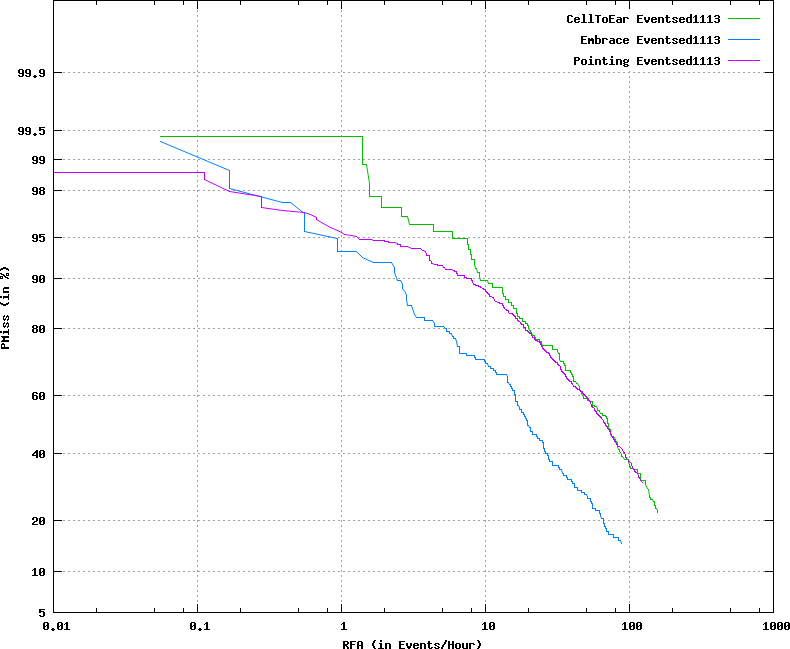

This figure's gnuplot source:
set terminal postscript color
set noxzeroaxis
set noyzeroaxis
### Using xScale = log
### Using yScale = nd
set style fill  transparent solid 0.10 noborder
### keyLoc=top keySpacing=0.7 keyFontFace=medium keyFontSize=
set key top samplen 1 spacing 0.7  font "medium,"
set size ratio 0.85
set title ''
set grid
set pointsize 3
set ylabel 'PMiss (in %)'
set xlabel 'RFA (in Events/Hour)'

set xtics 
set logscale x
set noytics
set ytics ('5' -1.6449, '10' -1.2816, '20' -0.8416, '40' -0.2533, '60' 0.2533, '80' 0.8416, '90' 1.2816, '95' 1.6449, '98' 2.0537, '99' 2.3263, '99.5' 2.5758, '99.9' 3.0902)
plot [0.01:1000] [-1.64485362793551:3.7190172740417] \
  'output/.det.CellToEar_Event.dat.1' using 5:2 title 'CellToEar Eventsed1113' with  lines  lc 2 lw 1,\
  'output/.det.Embrace_Event.dat.1' using 5:2 title 'Embrace Eventsed1113' with  lines  lc 3 lw 1,\
  'output/.det.Pointing_Event.dat.1' using 5:2 title 'Pointing Eventsed1113' with  lines  lc 4 lw 1
